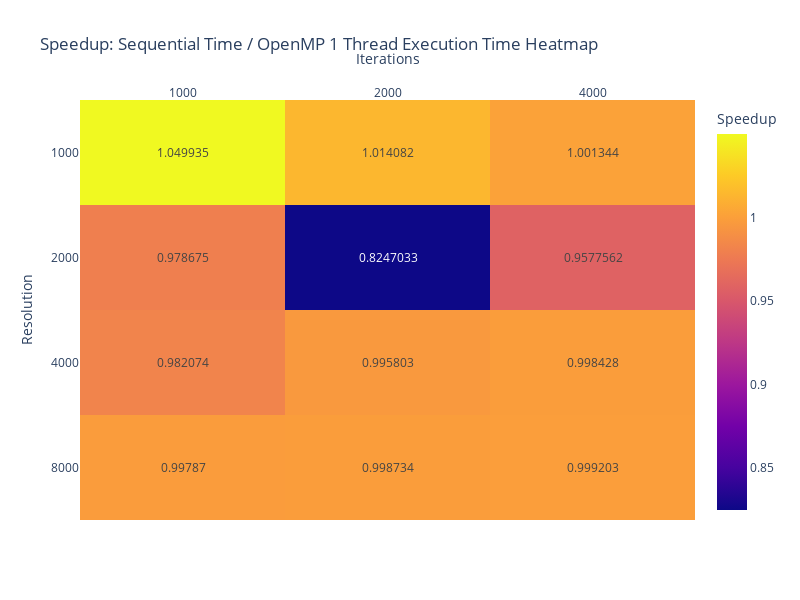

Here is the notebook cell this chart was saved with:
### Code cell
# Calculate speedup: Sequential time divided by threaded time
speedup_seq_openmp = df_seq_temp["Time (seconds)"] / thread_1_df["Time (seconds)"]

# Create a new DataFrame for speedup
df_speedup_seq_openmp = df_seq_temp.copy()
df_speedup_seq_openmp["Speedup"] = speedup_seq_openmp

# Prepare the DataFrame for the heatmap
melted_df = df_speedup_seq_openmp[["Resolution", "Iterations"]].astype(str)
melted_df["Speedup"] = df_speedup_seq_openmp["Speedup"]

# Pivot the DataFrame to get the format suitable for a heatmap
heatmap_df_openmp_speedup = melted_df.pivot(index='Resolution', columns='Iterations', values='Speedup')

# Create the heatmap using Plotly Express
fig = px.imshow(
    heatmap_df_openmp_speedup,
    labels=dict(x="Iterations", y="Resolution", color="Speedup"),
    title="Speedup: Sequential Time / OpenMP 1 Thread Execution Time Heatmap",
    aspect="auto",
    text_auto=True,
    width=800,
    height=600,
)

# Move the x-axis labels to the top
fig.update_xaxes(side="top")

# Optionally, you can customize the color scale to better represent speedup values
fig.update_traces(
    hovertemplate='Iterations: %{x}<br>Resolution: %{y}<br>Speedup: %{z:.2f}'
)

# Display the heatmap
fig.show()
fig.write_image(path_to_img_folder.joinpath("mandelbrot_openmp_1_thread_speedup_heatmap.png"))

### Figure 1 — Plotly figure (JSON) as saved in the notebook; plotly's stock layout.template omitted (floating-point values rounded to 4 significant figures)
{"data": [{"coloraxis": "coloraxis", "hovertemplate": "Iterations: %{x}<br>Resolution: %{y}<br>Speedup: %{z:.2f}", "name": "0", "texttemplate": "%{z}", "type": "heatmap", "x": ["1000", "2000", "4000"], "xaxis": "x", "y": ["1000", "2000", "4000", "8000"], "yaxis": "y", "z": [[1.05, 1.014, 1.001], [0.9787, 0.8247, 0.9578], [0.9821, 0.9958, 0.9984], [0.9979, 0.9987, 0.9992]]}], "layout": {"coloraxis": {"colorbar": {"title": {"text": "Speedup"}}, "colorscale": [[0, "#0d0887"], [0.1111, "#46039f"], [0.2222, "#7201a8"], [0.3333, "#9c179e"], [0.4444, "#bd3786"], [0.5556, "#d8576b"], [0.6667, "#ed7953"], [0.7778, "#fb9f3a"], [0.8889, "#fdca26"], [1, "#f0f921"]]}, "height": 600, "title": {"text": "Speedup: Sequential Time / OpenMP 1 Thread Execution Time Heatmap"}, "width": 800, "xaxis": {"anchor": "y", "domain": [0, 1], "side": "top", "title": {"text": "Iterations"}}, "yaxis": {"anchor": "x", "autorange": "reversed", "domain": [0, 1], "title": {"text": "Resolution"}}}}
